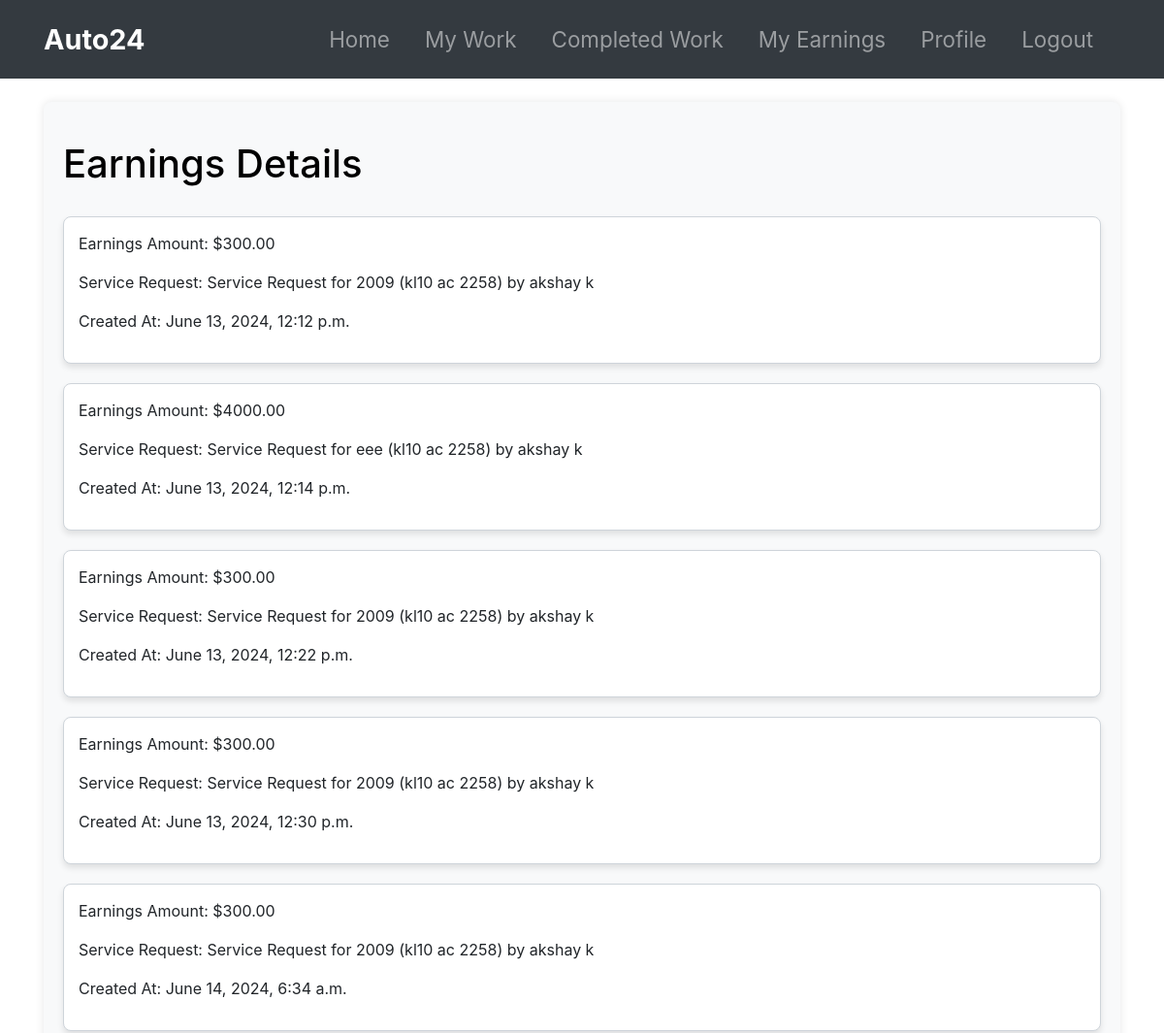
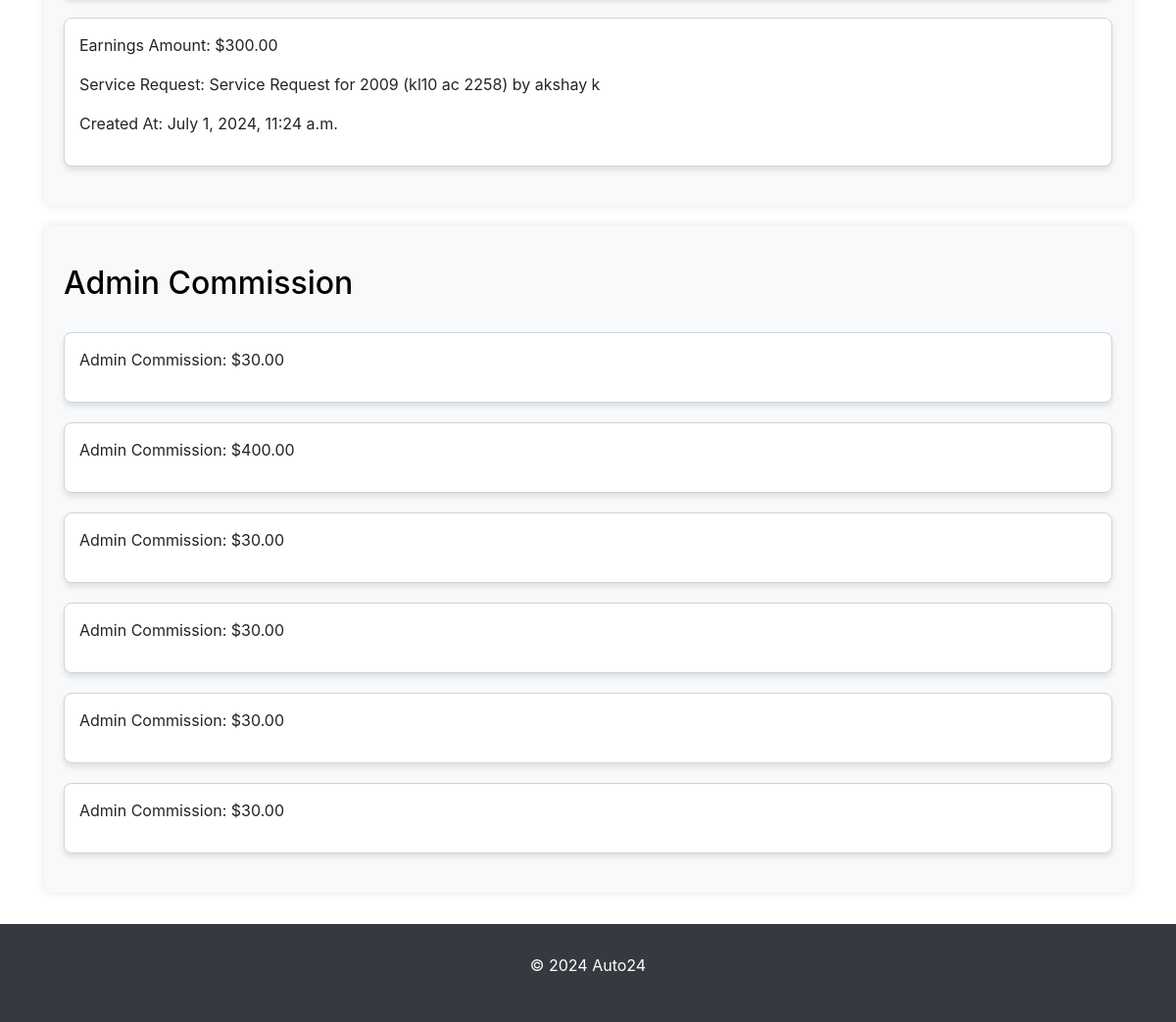
Page /earnings/ (signed in) on the committed database (2 pictures, top to bottom).
### mechanic_management/models.py (models this page shows, shortened)
class MechanicEarnings(models.Model):
    mechanic = models.ForeignKey(User, on_delete=models.CASCADE, related_name='earnings')
    amount = models.DecimalField(max_digits=10, decimal_places=2, default=0)
    service_request = models.ForeignKey(ServiceRequest, on_delete=models.CASCADE, related_name='earnings')
    admin_commission = models.DecimalField(max_digits=10, decimal_places=2, default=0)
    created_at = models.DateTimeField(auto_now_add=True)

### customer_management/models.py (models this page shows, shortened)
class ServiceRequest(models.Model):
    STATUS_CHOICES = [
        ('Pending', 'Pending'),
        ('Approved', 'Approved'),
        ('Repairing', 'Repairing'),
        ('Repairing Done', 'Repairing Done'),
        ('Released', 'Released')
    ]
    customer = models.ForeignKey(Customer, on_delete=models.CASCADE, related_name='service_requests')
    vehicle = models.ForeignKey(Vehicle, on_delete=models.CASCADE, related_name='service_requests')
    problem_description = models.CharField(max_length=300)
    status = models.CharField(max_length=20, choices=STATUS_CHOICES, default='Pending')
    cost = models.DecimalField(max_digits=10, decimal_places=2, null=True, blank=True)
    created_at = models.DateTimeField(default=timezone.now)
    def __str__(self):
        return f"Service Request for {self.vehicle} by {self.customer.get_name}"

class Vehicle(models.Model):
    number = models.CharField(max_length=20)
    model = models.CharField(max_length=100)
    customer = models.ForeignKey(Customer, on_delete=models.CASCADE, related_name='vehicles')
    def __str__(self):
        return f"{self.model} ({self.number})"

class Customer(models.Model):
    user = models.OneToOneField(User, on_delete=models.CASCADE)
    profile_pic = models.ImageField(upload_to='profile_pic/CustomerProfilePic/', null=True, blank=True)
    address = models.CharField(max_length=40)
    mobile = models.CharField(max_length=20, null=False)
    @property
    def get_name(self):
        return self.user.first_name + " " + self.user.last_name

### mechanic_management/views.py (the view)
# urls.py: path('earnings/', views.view_earnings, name='view_earnings'),
@login_required
def view_earnings(request):
    mechanic_earnings = MechanicEarnings.objects.filter(mechanic=request.user)
    return render(request, 'mechanic/earnings.html', {'mechanic_earnings': mechanic_earnings})

### templates/mechanic/earnings.html (shortened to what this page needs)
{% extends 'mechanic/base.html' %}
{% block content %}
<div class="container mt-4">
    <div class="earnings-container">
        <h1>Earnings Details</h1>
        <ul class="earnings-list">
            {% for earning in mechanic_earnings %}
            <li class="earnings-item">
                <p>Earnings Amount: ${{ earning.amount }}</p>
                <p>Service Request: {{ earning.service_request }}</p>
                <p>Created At: {{ earning.created_at }}</p>
            </li>
            {% empty %}
            <li class="empty-message">No earnings recorded yet.</li>
            {% endfor %}
        </ul>
    </div>
    <div class="earnings-container">
        <h2>Admin Commission</h2>
        <ul class="earnings-list">
            {% for earning in mechanic_earnings %}
            <li class="earnings-item">
                <p>Admin Commission: ${{ earning.admin_commission }}</p>
            </li>
            {% endfor %}
        </ul>
    </div>
</div>
{% endblock %}

### templates/mechanic/base.html (style rules this page uses)
body { display: flex; flex-direction: column; min-height: 100vh; }

### templates/mechanic/earnings.html (style rules this page uses)
.earnings-container { background-color: #f8f9fa; padding: 20px; border-radius: 8px; box-shadow: 0 0 10px rgba(0, 0, 0, 0.1); margin-top: 20px; }
.earnings-list { list-style-type: none; padding: 0; }
.earnings-item { margin-bottom: 20px; border: 1px solid #ced4da; background-color: #fff; padding: 15px; border-radius: 8px; box-shadow: 0 4px 6px rgba(0, 0, 0, 0.1); }
h1, h2 { margin-top: 30px; margin-bottom: 30px; margin-top: 20px; color: #000000; }

### rows in the picture
MechanicEarnings: amount "300.00", service_request "Service Request for 2009 (kl10 ac 2258) by akshay k", created_at "June 13, 2024, 12:12 p.m.", admin_commission "30.00"
MechanicEarnings: amount "4000.00", service_request "Service Request for eee (kl10 ac 2258) by akshay k", created_at "June 13, 2024, 12:14 p.m.", admin_commission "400.00"
MechanicEarnings: amount "300.00", service_request "Service Request for 2009 (kl10 ac 2258) by akshay k", created_at "June 13, 2024, 12:22 p.m.", admin_commission "30.00"
MechanicEarnings: amount "300.00", service_request "Service Request for 2009 (kl10 ac 2258) by akshay k", created_at "June 13, 2024, 12:30 p.m.", admin_commission "30.00"
MechanicEarnings: amount "300.00", service_request "Service Request for 2009 (kl10 ac 2258) by akshay k", created_at "June 14, 2024, 6:34 a.m.", admin_commission "30.00"
MechanicEarnings: amount "300.00", service_request "Service Request for 2009 (kl10 ac 2258) by akshay k", created_at "July 1, 2024, 11:24 a.m.", admin_commission "30.00"
